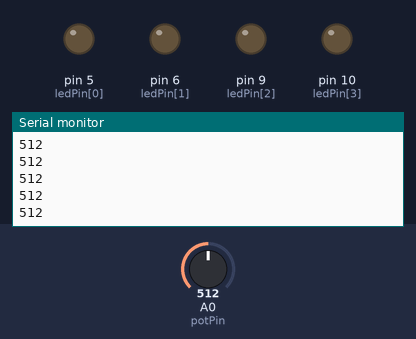
Bench run of a sketch on a simulated Arduino Uno, built with avr-gcc and run on an emulated ATmega328P. Shown: output pins drawn as LEDs (lit = HIGH), the last lines printed to the serial monitor. Inputs (shaded band) come from the test bench; at power-on: A0 (potPin) = 512.

Above: at 1.2 s.
1.3 s: A0 (potPin) set to 716
At 1.8 s:
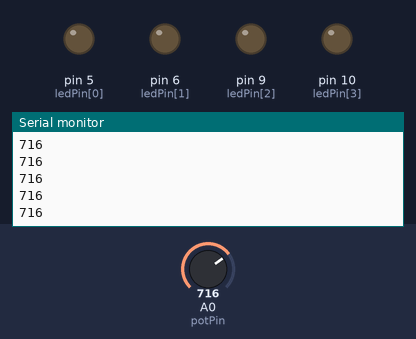
2.8 s: A0 (potPin) set to 778
At 3.3 s:
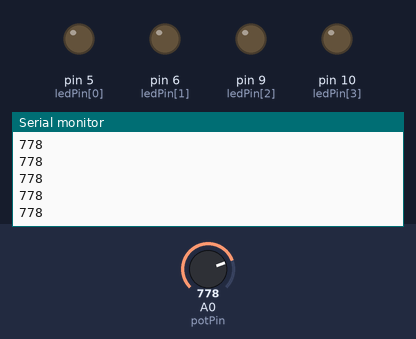
Timing chart, 0 to 5.8 s (numbered marks = the images above; inputs shaded):
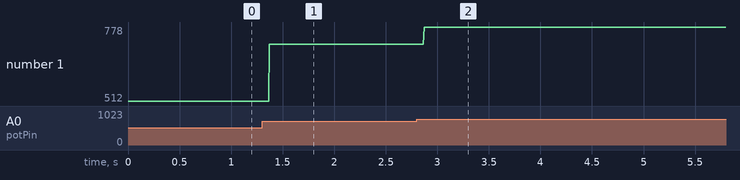

Measured:
- after the input at 1.3 s, the serial monitor: prints a new line after 0.07 s (image 1)
- after the input at 2.8 s, the serial monitor: prints a new line after 0.07 s (image 2)
- plotted number 1: 512 → 716 after the input at 1.3 s, 716 → 778 after the input at 2.8 s

The sketch:

arraysForLoop.ino
```cpp
int ledPin[4] = {5,6,9,10};
int potPin = 0;

void setup() {
  // put your setup code here, to run once:
  Serial.begin(9600);
  for (int i = 0; i < 4; i++){
    pinMode(ledPin[i], OUTPUT);
  }
  pinMode(potPin, INPUT);
}

void loop() {
  // put your main code here, to run repeatedly:

  int val = analogRead(potPin);    // read the value from the sensor
  Serial.println(val);


  if (val < 256){
    analogWrite(ledPin[0], val);
    for (int i = 0; i < 4; i++){
      analogWrite(ledPin[i], 0);
    }
  }
  else if (val > 255 && val < 512){
    analogWrite(ledPin[0], 255);
    analogWrite(ledPin[1], (val % 256));
    for (int i = 0; i < 4; i++){
      analogWrite(ledPin[i], 0);
    }
  }
  else if (val > 511 && val < 768){
    analogWrite(ledPin[0], 255);
    analogWrite(ledPin[1], 255);
    analogWrite(ledPin[2], (val % 256));
    for (int i = 0; i < 4; i++){
      analogWrite(ledPin[i], 0);
    }
  }
  else{
    analogWrite(ledPin[0], 255);
    analogWrite(ledPin[1], 255);
    analogWrite(ledPin[2], 255);
    analogWrite(ledPin[3], (val % 256));
    for (int i = 0; i < 4; i++){
      analogWrite(ledPin[i], 0);
    }
  }
}
```
